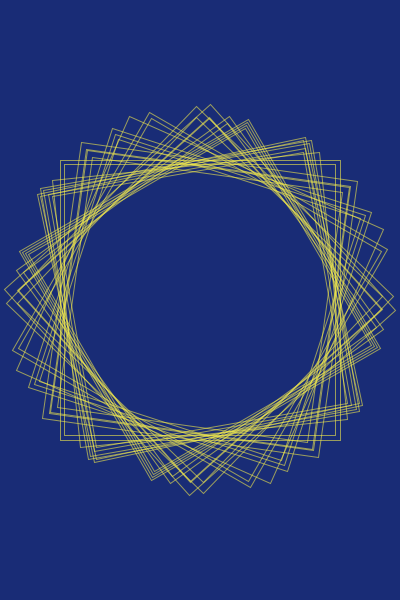
Frame 1 (no input)
Frame 2 (the mouse pressed at the canvas centre, redrawn once): identical to frame 1, image omitted

The Processing sketch that drew this single still picture (run headless with seeded random() and noise(); the mouse was pressed at the canvas centre and the sketch redrawn once):

// Processing sketch: processing_84733
// ── processing_84733.pde

float angle = 8;
int   steps = 30;
float Size = 280;
float stepSize = 1;

void setup()
{
    size( 400, 600 );
    rectMode(CENTER);
    noLoop();
}

void draw()
{
    background(#192C76,213);
    smooth();

    noFill();
    stroke(#F5ED4A,150);

    translate( width/2, height/2 );
    for ( int i = 0; i < steps; i++ ) {
        rotate( radians( angle * i ) );
        rect( 0, 0,Size - (stepSize * i),Size - (stepSize * i) );
    }
}
